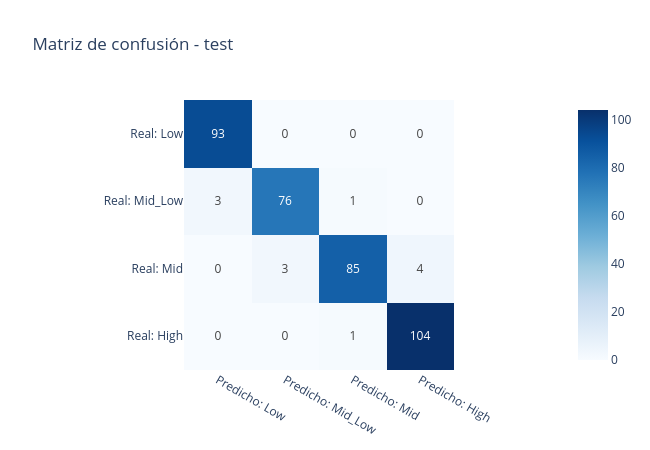

This figure's notebook cell:
### Code cell
from sklearn.model_selection import train_test_split
from sklearn.linear_model import LogisticRegression

# Mismo split que en RFECV (sin stratify)
X = df.drop(columns=['price_range'])
y = df['price_range']

X_train, X_test, y_train, y_test = train_test_split(
    X, y, test_size=0.2, random_state=0
)

# Mismo escalamiento: ajustado solo con train y con todas las variables
X_train_s, X_test_s = escalar(X_train, X_test)

# Variables seleccionadas por RFECV
sel = ['battery_power', 'mobile_wt', 'px_height', 'px_width', 'ram']
X_train_sel = X_train_s[sel]
X_test_sel = X_test_s[sel]

# Modelo
log_sel = LogisticRegression(random_state=0, max_iter=500)
log_sel.fit(X_train_sel, y_train)

pred_train = log_sel.predict(X_train_sel)
pred_test = log_sel.predict(X_test_sel)

# Métricas (4 decimales, escala 0 a 1; macro por ser 4 clases)
m_train = evaluar_clasificador('LogReg 5 vars - train', y_train, pred_train)
m_test = evaluar_clasificador('LogReg 5 vars - test', y_test, pred_test)

# Matriz de confusión en test
cm = plot_matriz_confusion(y_test, pred_test,
                           clases=['Low', 'Mid_Low', 'Mid', 'High'],
                           title='Matriz de confusión - test')
print(cm)

### Figure 1 — Plotly figure (JSON) as saved in the notebook; plotly's stock layout.template omitted (floating-point values rounded to 4 significant figures)
{"data": [{"coloraxis": "coloraxis", "hovertemplate": "x: %{x}<br>y: %{y}<br>color: %{z}<extra></extra>", "name": "0", "texttemplate": "%{z}", "type": "heatmap", "x": ["Predicho: Low", "Predicho: Mid_Low", "Predicho: Mid", "Predicho: High"], "xaxis": "x", "y": ["Real: Low", "Real: Mid_Low", "Real: Mid", "Real: High"], "yaxis": "y", "z": [[93, 0, 0, 0], [3, 76, 1, 0], [0, 3, 85, 4], [0, 0, 1, 104]]}], "layout": {"coloraxis": {"autocolorscale": false, "colorscale": [[0, "rgb(247,251,255)"], [0.125, "rgb(222,235,247)"], [0.25, "rgb(198,219,239)"], [0.375, "rgb(158,202,225)"], [0.5, "rgb(107,174,214)"], [0.625, "rgb(66,146,198)"], [0.75, "rgb(33,113,181)"], [0.875, "rgb(8,81,156)"], [1, "rgb(8,48,107)"]]}, "height": 450, "title": {"text": "Matriz de confusión - test"}, "width": 650, "xaxis": {"anchor": "y", "constrain": "domain", "domain": [0, 1], "scaleanchor": "y"}, "yaxis": {"anchor": "x", "autorange": "reversed", "constrain": "domain", "domain": [0, 1]}}}
